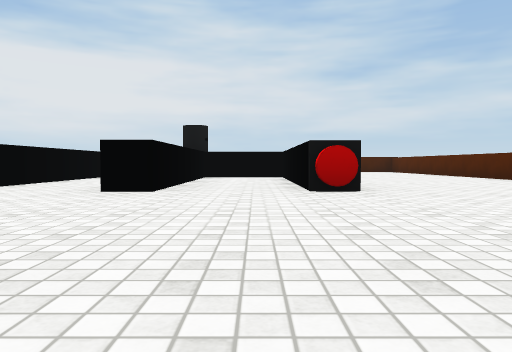
View 1 (above)

16 first-person views from a walk through a Unity game level. The camera is 0.55 m above the floor, tilts 2° down and sees 70° across. The floor is counted in squares, 2 m on a side. Each view is taken from the middle of a square. On the plan, view 1 faces up. The plan holds only what a view shows up to about 9 squares ahead; the rest is blank. The player character is not drawn. Some surface patterns are stand-ins.

View 2
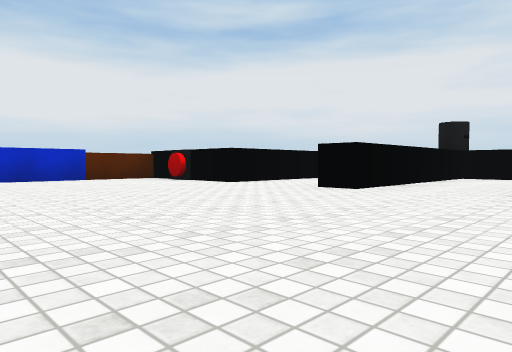

View 3
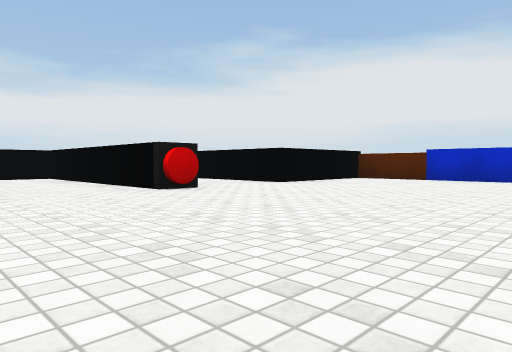

View 4
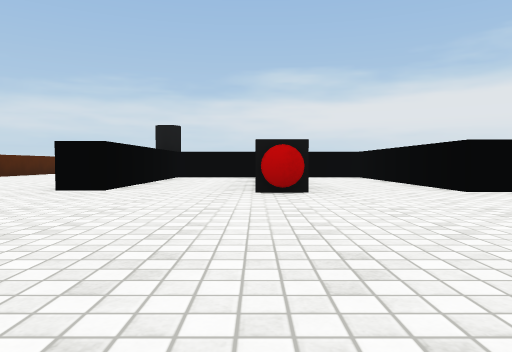

View 5
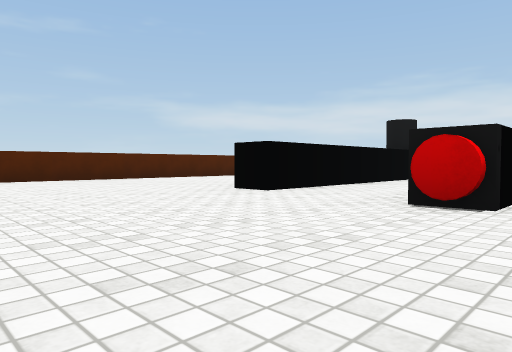

View 6
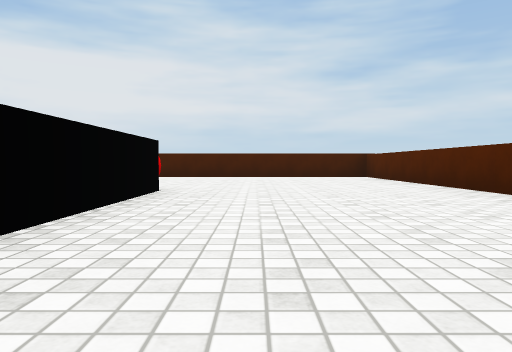

View 7
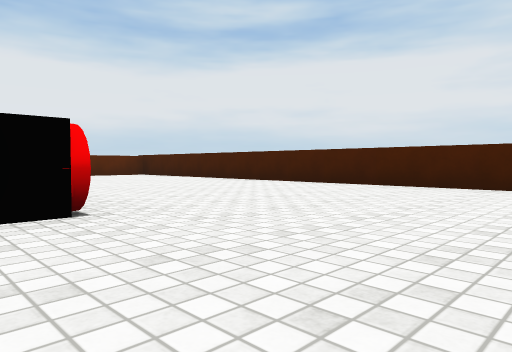

View 8
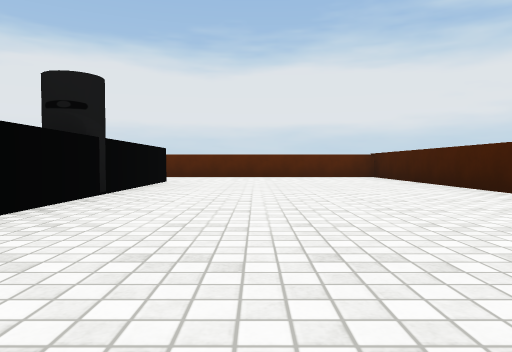

View 9
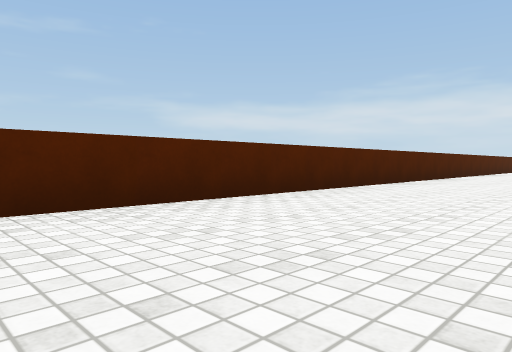

View 10
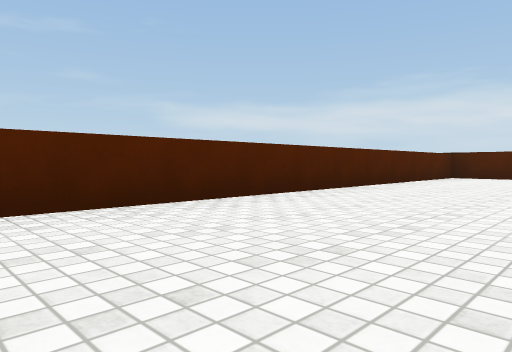

View 11
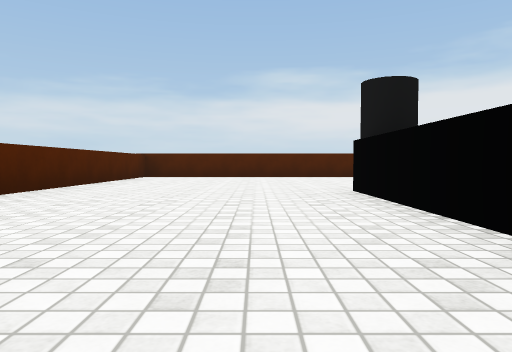

View 12
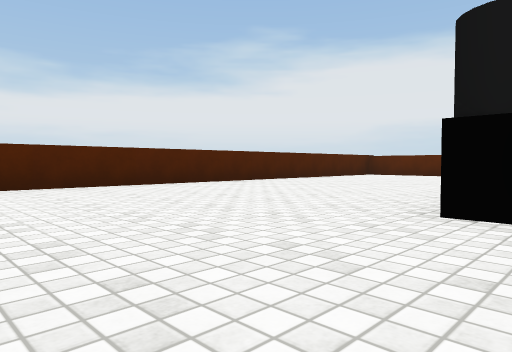

View 13
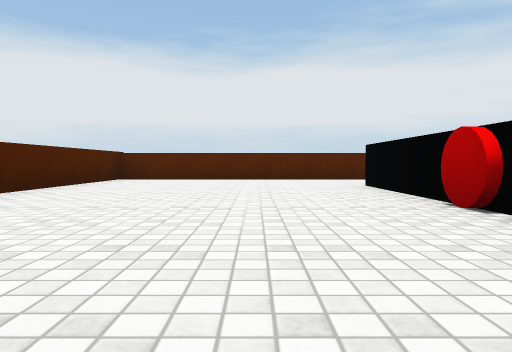

View 14
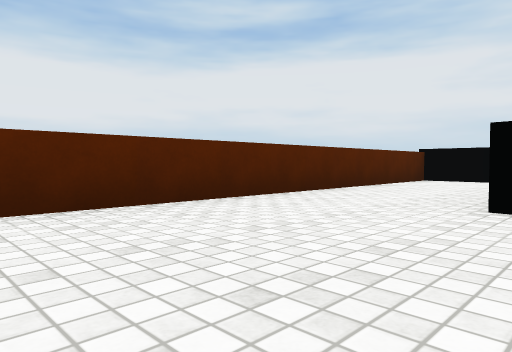

View 15
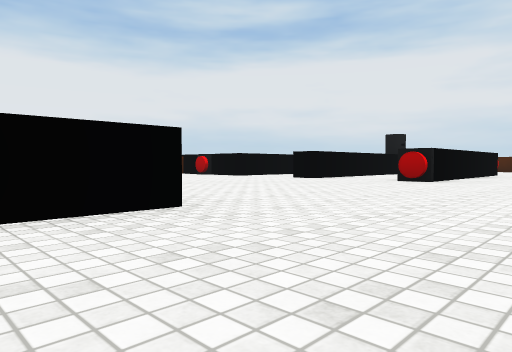

View 16
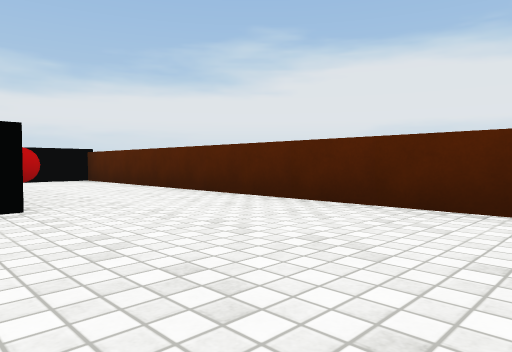

### Floor plan
Points are (right, up) in squares from view 1. A wall is a line through its corners. A room is listed if a view was taken in it or the views show most of it. See-through windows are left out.
Room 1 (views 1, 2, 3, 4, 5, 6, 7, 8, 9, 10, 11, 12, 13, 14, 15, 16)
walls: (0.5, 5.8) (0.5, 7.2) (-0.5, 7.2); (-3, -0.9) (-3, -4.1) (-2, -4.1); (-1, -2.2) (-1, -4.1) (0.5, -4.1); (-1, 6.5) (-1, 3.5) (-1.5, 3.5); (-4.2, -1) (-5.2, -1) (-5.2, -8.3) (4.2, -8.3) (4.2, 11.3) (-5.2, 11.3) (-5.2, 4) (-4.5, 4); (0.5, -3.5) (0.5, -2.4); (1, 7.8) (1, 4.4); (-3, 7.1) (-3, 3.5) (-5.2, 3.5) (-5.2, -0.5) (-3.4, -0.5)
objects: other object (-4, 3); red disc (-4, 4); other object (-1, 0); other object (-1, 7); other object (1, -4); other object (1, 4); red disc (1, 8)

Positions as (right, up) in squares from view 1, and headings:
1: (0, 0), facing up
2: (1, 0), facing up-left
3: (1, 3), facing down-left
4: (-1, 3), facing down
5: (-2, 2), facing down-right
6: (2, 4), facing up
7: (3, 7), facing up-left
8: (2, 9), facing left
9: (2, 9), facing down-right
10: (2, -1), facing down-right
11: (2, -1), facing down
12: (3, -4), facing down-left
13: (1, -6), facing left
14: (-3, -7), facing up-left
15: (3, -2), facing up-left
16: (-3, 10), facing down-left
